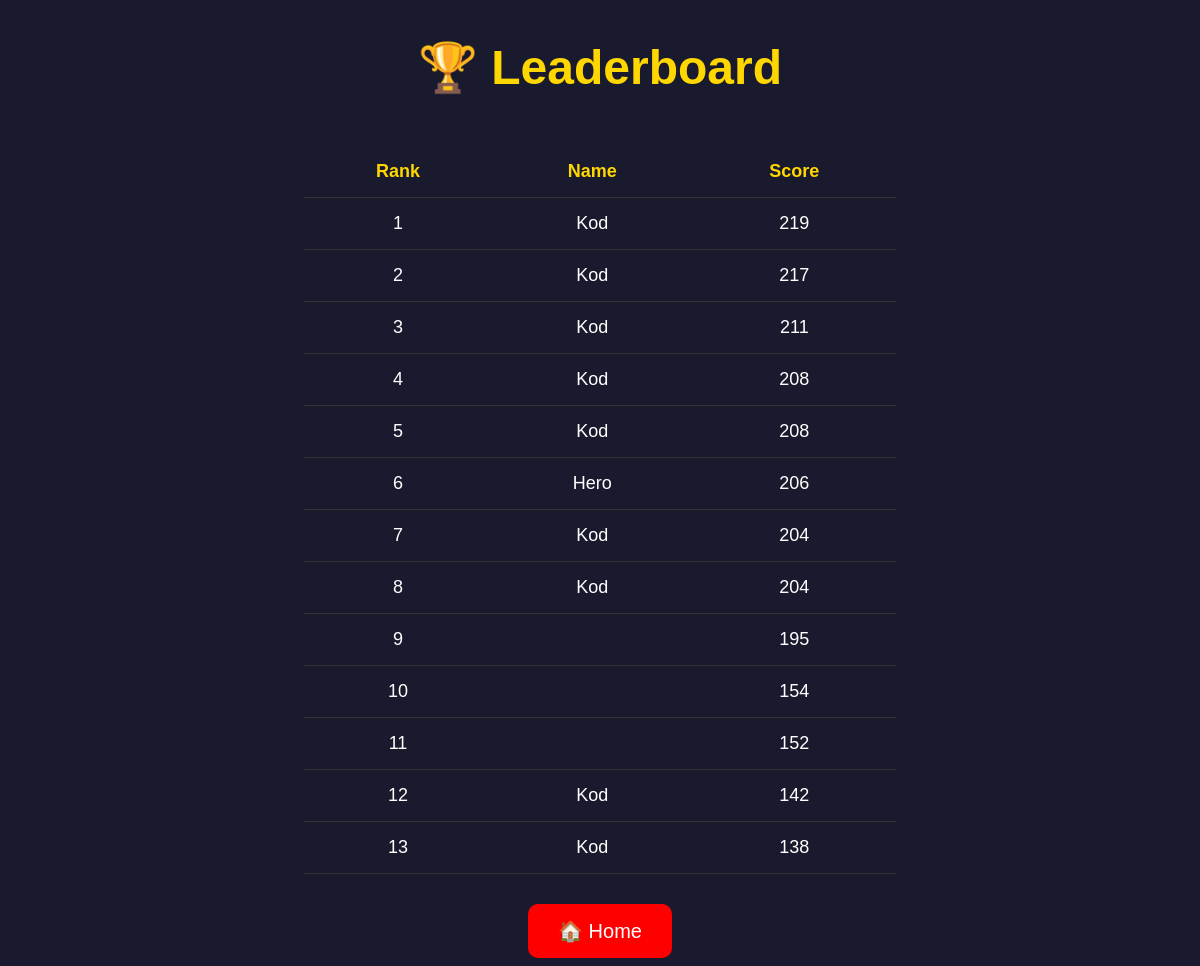
Page /leaderboard/ on the earlier database version.
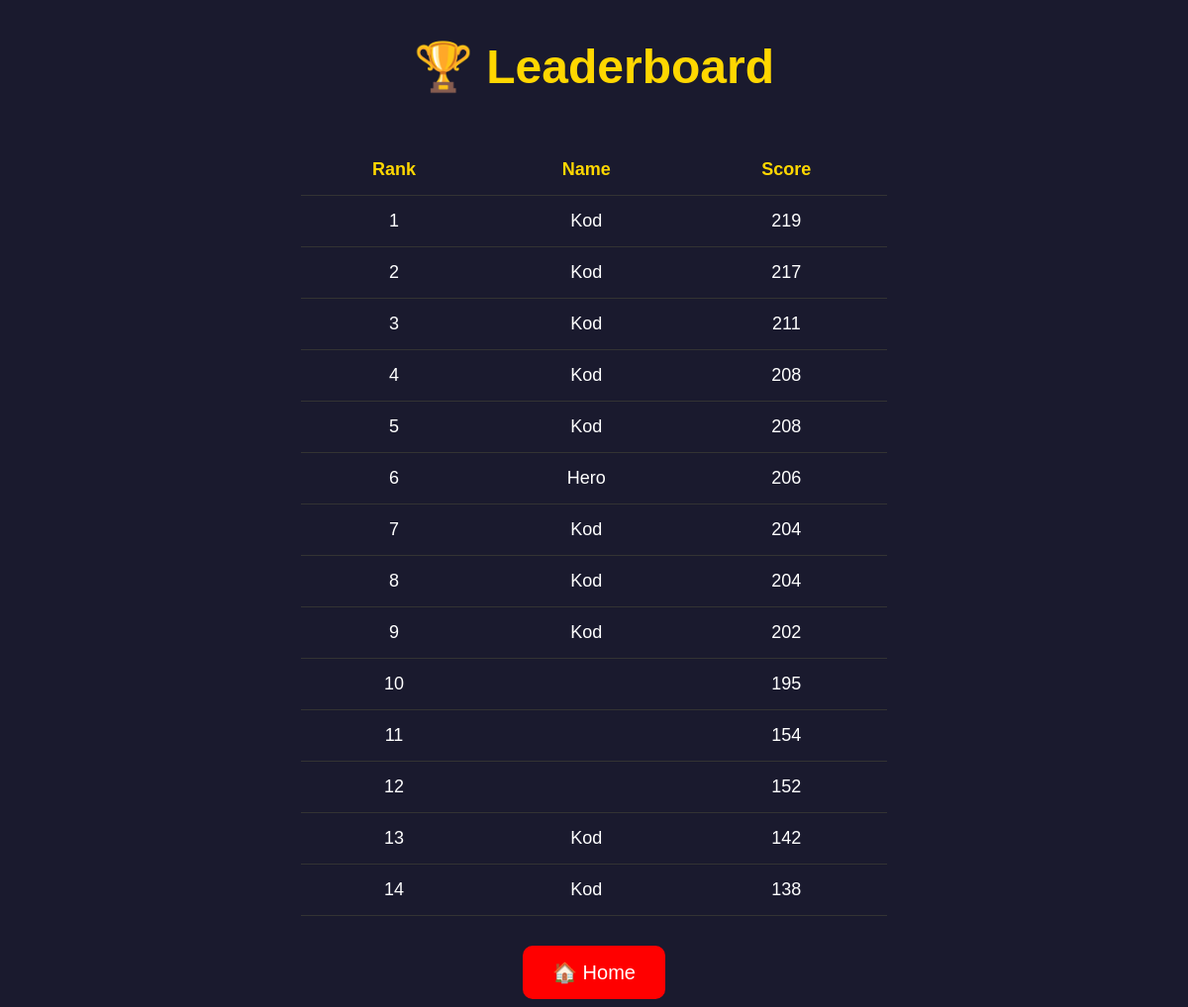
Same page on the later database version.
### battle/models.py (models this page shows, shortened)
class Score(models.Model):
    name = models.CharField(max_length=100)
    score = models.IntegerField()
    date = models.DateTimeField(auto_now_add=True)

### battle/views.py (the view)
# urls.py: path('leaderboard/',views.leaderboard, name="leaderboard"),
def leaderboard(request):
    scores = Score.objects.all().order_by('-score')
    context = {
        'scores':scores,
    }
    return render(request, 'battle/leaderboard.html', context)

### battle/templates/battle/leaderboard.html (shortened to what this page needs)
<!DOCTYPE html>
<html lang="en">
<head>
</head>
<body>
    <h1>🏆 Leaderboard</h1>
    <table>
        <tr>
            <th>Rank</th>
            <th>Name</th>
            <th>Score</th>
        </tr>
        {% for score in scores %}
        <tr>
            <td>{{ forloop.counter }}</td>
            <td>{{ score.name }}</td>
            <td>{{ score.score }}</td>
        </tr>
        {% endfor %}
    </table>
    <a href="/">
        <button>🏠 Home</button>
    </a>
</body>
</html>

Differences in the rows shown:
added Score: name "Kod", score "202"
